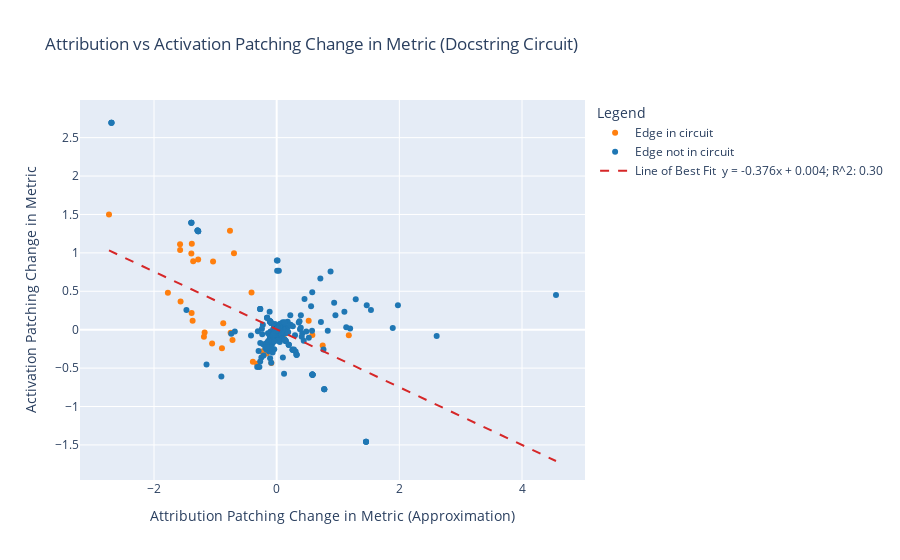

Notebook source saved alongside this figure:
### Code cell
import plotly.graph_objects as go

scatter_df = pd.DataFrame({
    'acdc_attrs': acdc_attrs, 
    'acdcpp_attrs': acdcpp_attrs, 
    'is_in_circuit': is_in_circuit,
    'edge_names': edge_names,
})

# Create a scatter plot
fig = go.Figure()

# Add these as labels later
names_of_edges_in_circuit = scatter_df[scatter_df['is_in_circuit'] == True]['edge_names'].values
names_of_edges_not_in_circuit = scatter_df[scatter_df['is_in_circuit'] == False]['edge_names'].values

# Add data for edges in circuit
fig.add_trace(go.Scatter(
    x=scatter_df[scatter_df['is_in_circuit'] == True]['acdcpp_attrs'],
    y=scatter_df[scatter_df['is_in_circuit'] == True]['acdc_attrs'],
    mode='markers',
    marker=dict(color='#ff7f0e'),
    name = 'Edge in circuit',
    text = names_of_edges_in_circuit,

))

# Add data for edges not in circuit
fig.add_trace(go.Scatter(
    x=scatter_df[scatter_df['is_in_circuit'] == False]['acdcpp_attrs'],
    y=scatter_df[scatter_df['is_in_circuit'] == False]['acdc_attrs'],
    mode='markers',
    marker=dict(color='#1f77b4'),
    name = 'Edge not in circuit',
    text = names_of_edges_not_in_circuit,
))

# Add line of best fit
x = np.linspace(min(acdcpp_attrs), max(acdcpp_attrs), 100)
fig.add_trace(go.Scatter(
    x=x,
    y=(slope * x) + intercept,
    mode='lines',
    line=dict(color='#d62728', dash='dash'),
    name=f'Line of Best Fit \ny = {slope[0]:.3f}x + {intercept:.3f}; R^2: {r2:.2f}'
))

# Update layout
fig.update_layout(
    title='Attribution vs Activation Patching Change in Metric (Docstring Circuit)',
    xaxis_title='Attribution Patching Change in Metric (Approximation)',
    yaxis_title='Activation Patching Change in Metric',
    legend_title="Legend"
)

# Show the plot
fig.show()

### Figure 1 — Plotly figure (JSON) as saved in the notebook; plotly's stock layout.template omitted (floating-point values rounded to 4 significant figures; data arrays with more than 128 entries replaced by an {"elided": "..."} marker saying what was removed)
{"data": [{"marker": {"color": "#ff7f0e"}, "mode": "markers", "name": "Edge in circuit", "text": ["blocks.0.attn.hook_v[:, :, 5]blocks.0.hook_v_input[:, :, 5]", "blocks.0.hook_v_input[:, :, 5]blocks.0.hook_resid_pre[:]", "blocks.1.attn.hook_k[:, :, 2]blocks.1.hook_k_input[:, :, 2]", "blocks.1.attn.hook_q[:, :, 2]blocks.1.hook_q_input[:, :, 2]", "blocks.1.attn.hook_v[:, :, 4]blocks.1.hook_v_input[:, :, 4]", "blocks.1.hook_k_input[:, :, 2]blocks.0.attn.hook_result[:, :, 5]", "blocks.1.hook_k_input[:, :, 2]blocks.0.hook_resid_pre[:]", "blocks.1.hook_q_input[:, :, 2]blocks.0.attn.hook_result[:, :, 5]", "blocks.1.hook_q_input[:, :, 2]blocks.0.hook_resid_pre[:]", "blocks.1.hook_v_input[:, :, 4]blocks.0.attn.hook_result[:, :, 5]", "blocks.1.hook_v_input[:, :, 4]blocks.0.hook_resid_pre[:]", "blocks.2.attn.hook_k[:, :, 0]blocks.2.hook_k_input[:, :, 0]", "blocks.2.attn.hook_q[:, :, 0]blocks.2.hook_q_input[:, :, 0]", "blocks.2.attn.hook_v[:, :, 0]blocks.2.hook_v_input[:, :, 0]", "blocks.2.hook_k_input[:, :, 0]blocks.0.attn.hook_result[:, :, 5]", "blocks.2.hook_k_input[:, :, 0]blocks.0.hook_resid_pre[:]", "blocks.2.hook_q_input[:, :, 0]blocks.0.attn.hook_result[:, :, 5]", "blocks.2.hook_q_input[:, :, 0]blocks.0.hook_resid_pre[:]", "blocks.2.hook_v_input[:, :, 0]blocks.1.attn.hook_result[:, :, 4]", "blocks.3.attn.hook_k[:, :, 0]blocks.3.hook_k_input[:, :, 0]", "blocks.3.attn.hook_k[:, :, 6]blocks.3.hook_k_input[:, :, 6]", "blocks.3.attn.hook_q[:, :, 0]blocks.3.hook_q_input[:, :, 0]", "blocks.3.attn.hook_q[:, :, 6]blocks.3.hook_q_input[:, :, 6]", "blocks.3.attn.hook_v[:, :, 0]blocks.3.hook_v_input[:, :, 0]", "blocks.3.attn.hook_v[:, :, 6]blocks.3.hook_v_input[:, :, 6]", "blocks.3.hook_k_input[:, :, 0]blocks.1.attn.hook_result[:, :, 2]", "blocks.3.hook_k_input[:, :, 0]blocks.2.attn.hook_result[:, :, 0]", "blocks.3.hook_k_input[:, :, 6]blocks.1.attn.hook_result[:, :, 2]", "blocks.3.hook_k_input[:, :, 6]blocks.2.attn.hook_result[:, :, 0]", "blocks.3.hook_q_input[:, :, 0]blocks.1.attn.hook_result[:, :, 4]", "blocks.3.hook_q_input[:, :, 6]blocks.1.attn.hook_result[:, :, 4]", "blocks.3.hook_resid_post[:]blocks.3.attn.hook_result[:, :, 0]", "blocks.3.hook_resid_post[:]blocks.3.attn.hook_result[:, :, 6]", "blocks.3.hook_v_input[:, :, 0]blocks.0.attn.hook_result[:, :, 5]", "blocks.3.hook_v_input[:, :, 0]blocks.0.hook_resid_pre[:]", "blocks.3.hook_v_input[:, :, 6]blocks.0.attn.hook_result[:, :, 5]", "blocks.3.hook_v_input[:, :, 6]blocks.0.hook_resid_pre[:]"], "type": "scatter", "x": [0.5219, -1.37, 1.176, 0.7505, -2.734, 0.05074, 0.1777, 0.124, 0.5819, -0.3198, -1.574, -0.7614, -0.6962, -1.361, -0.08642, -1.037, -0.1634, -0.4099, -0.8922, -1.387, -1.186, -1.566, -1.053, -1.383, -1.575, -0.08759, -0.7202, -0.08167, -0.3879, -1.773, -1.175, -1.28, -1.391, -0.2404, -0.7507, -0.1439, -0.8711], "y": [0.1178, 0.1178, -0.07172, -0.2046, 1.5, -0.03559, -0.0427, -0.06014, -0.06948, -0.4443, 1.038, 1.288, 0.9961, 0.8905, -0.4344, 0.8862, -0.3094, 0.483, -0.241, 0.2163, -0.09162, 0.3658, -0.1786, 1.117, 1.111, -0.1936, -0.1327, -0.1614, -0.4161, 0.4797, -0.03679, 0.9139, 0.993, -0.2843, -0.04069, -0.1991, 0.08371]}, {"marker": {"color": "#1f77b4"}, "mode": "markers", "name": "Edge not in circuit", "text": {"elided": "1436 str values"}, "type": "scatter", "x": {"elided": "1436 float values"}, "y": {"elided": "1436 float values"}}, {"line": {"color": "#d62728", "dash": "dash"}, "mode": "lines", "name": "Line of Best Fit \ny = -0.376x + 0.004; R^2: 0.30", "type": "scatter", "x": [-2.734, -2.66, -2.586, -2.513, -2.439, -2.366, -2.292, -2.218, -2.145, -2.071, -1.997, -1.924, -1.85, -1.777, -1.703, -1.629, -1.556, -1.482, -1.409, -1.335, -1.261, -1.188, -1.114, -1.041, -0.9669, -0.8933, -0.8197, -0.746, -0.6724, -0.5988, -0.5252, -0.4516, -0.378, -0.3044, -0.2308, -0.1571, -0.08353, -0.009912, 0.0637, 0.1373, 0.2109, 0.2845, 0.3582, 0.4318, 0.5054, 0.579, 0.6526, 0.7262, 0.7998, 0.8735, 0.9471, 1.021, 1.094, 1.168, 1.242, 1.315, 1.389, 1.462, 1.536, 1.61, 1.683, 1.757, 1.83, 1.904, 1.978, 2.051, 2.125, 2.198, 2.272, 2.346, 2.419, 2.493, 2.567, 2.64, 2.714, 2.787, 2.861, 2.935, 3.008, 3.082, 3.155, 3.229, 3.303, 3.376, 3.45, 3.524, 3.597, 3.671, 3.744, 3.818, 3.892, 3.965, 4.039, 4.112, 4.186, 4.26, 4.333, 4.407, 4.481, 4.554], "y": [1.032, 1.005, 0.9769, 0.9492, 0.9215, 0.8938, 0.8661, 0.8384, 0.8108, 0.7831, 0.7554, 0.7277, 0.7, 0.6723, 0.6446, 0.6169, 0.5892, 0.5615, 0.5338, 0.5062, 0.4785, 0.4508, 0.4231, 0.3954, 0.3677, 0.34, 0.3123, 0.2846, 0.2569, 0.2292, 0.2016, 0.1739, 0.1462, 0.1185, 0.09079, 0.0631, 0.03541, 0.007718, -0.01997, -0.04766, -0.07535, -0.103, -0.1307, -0.1584, -0.1861, -0.2138, -0.2415, -0.2692, -0.2969, -0.3246, -0.3523, -0.38, -0.4076, -0.4353, -0.463, -0.4907, -0.5184, -0.5461, -0.5738, -0.6015, -0.6292, -0.6569, -0.6846, -0.7122, -0.7399, -0.7676, -0.7953, -0.823, -0.8507, -0.8784, -0.9061, -0.9338, -0.9615, -0.9892, -1.017, -1.045, -1.072, -1.1, -1.128, -1.155, -1.183, -1.211, -1.238, -1.266, -1.294, -1.321, -1.349, -1.377, -1.405, -1.432, -1.46, -1.488, -1.515, -1.543, -1.571, -1.598, -1.626, -1.654, -1.681, -1.709]}], "layout": {"legend": {"title": {"text": "Legend"}}, "title": {"text": "Attribution vs Activation Patching Change in Metric (Docstring Circuit)"}, "xaxis": {"title": {"text": "Attribution Patching Change in Metric (Approximation)"}}, "yaxis": {"title": {"text": "Activation Patching Change in Metric"}}}}
